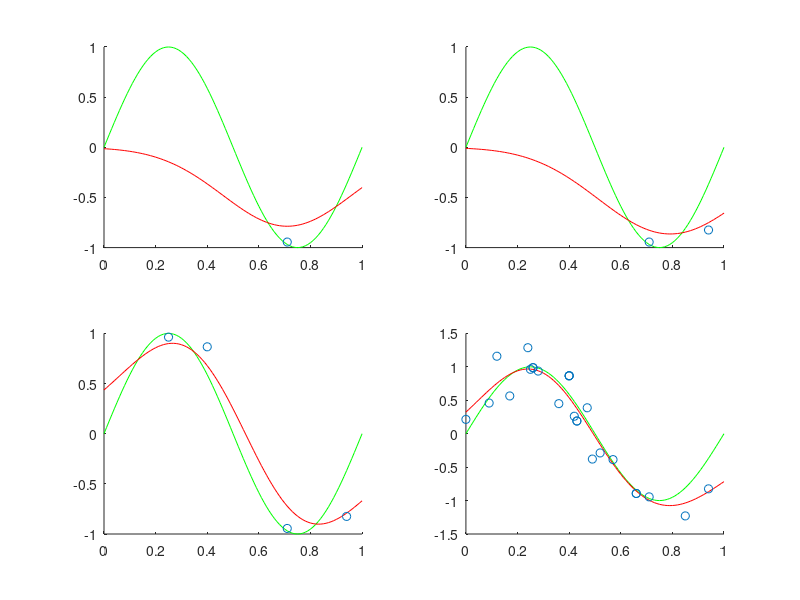
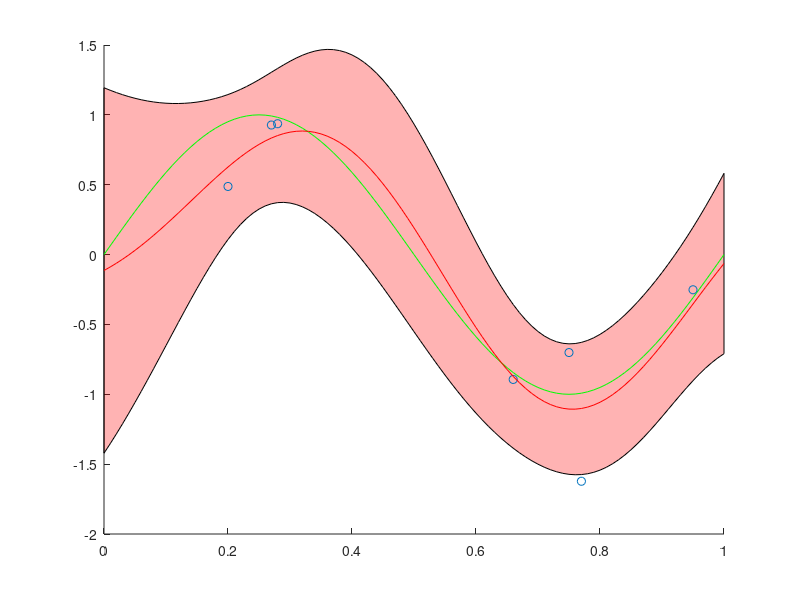

Recreate these plots in MATLAB, in order.
% Mini Matlab 4
% Kelvin Lin, Neema Aggarwal, Spencer Chan
%% Part 1
clc; clear all; close all;

x = 0:.01:1;
x = x.';
green = sin(2*pi*x);
noise = .25*randn(1,length(green)).';
data = green+noise;

% 1 Sample

n1 = randi([1 length(data)],1,1);
% 2 Samples
n2 = [n1 randi([1 length(data)],1,1)];
% 4 Samples
n3 = [n2 randi([1 length(data)],1,2)];
% 25 Samples
n4 = [n3 randi([1 length(data)],1,21)];

n = {n1,n2,n3,n4};

mean = [];
s = 0.25;
lambda = 0.2;
for i1 = 1:4
   m = [];
   nn = cell2mat(n(i1));
   [xx,xy] = meshgrid(x(nn),x(nn));
   K = exp(-abs(xx-xy).^2/2/s^2);
   
   for i2 = 1:length(x)      
       k = exp(-abs(x(nn)-x(i2)).^2/2/s^2);
       y = k.'*(K+lambda*eye(size(K)))^-1*data(nn);
       m = [m,y];
   end
   mean = [mean;m];
end

figure;

for ii = 1:4
   nn = cell2mat(n(ii));
   subplot(2,2,ii); hold on;
   plot(x,green,'g')
   plot(x,mean(ii,:),'r')
   plot(x(nn),data(nn),'o')   
end

%% Part 2
n2 = randi([1 length(data)],1,7);
xn = x(n2)';
datan = data(n2)';
x2 = x(randi([1 length(data)],1,1));
beta = 25;
s = .25;

[xx,xy] = meshgrid(xn,xn);
C = exp(-abs(xx-xy).^2/(2*s^2)) + 1/beta*eye(size(xx));

mu = [];
sigma = [];
for ii = 1:length(x)
    x2 = x(ii);
    k = exp(-abs(xn-x(ii)).^2/(2*s^2));
    mu = [mu k*inv(C)*datan'];
    c = exp(-abs(x2-x2).^2/2/s^2) + inv(25);
    sig = c - k*inv(C)*k.';
    sigma = [sigma sig];
end;
a = mu + 2*sqrt(sigma);
b = mu - 2*sqrt(sigma); 

figure; hold on;
h = fill([x' fliplr(x')], [a fliplr(b)], 'r');
set(h,'facealpha',0.3)
plot(x,green,'g')
plot(xn,datan,'o')
plot(x,mu,'r')
